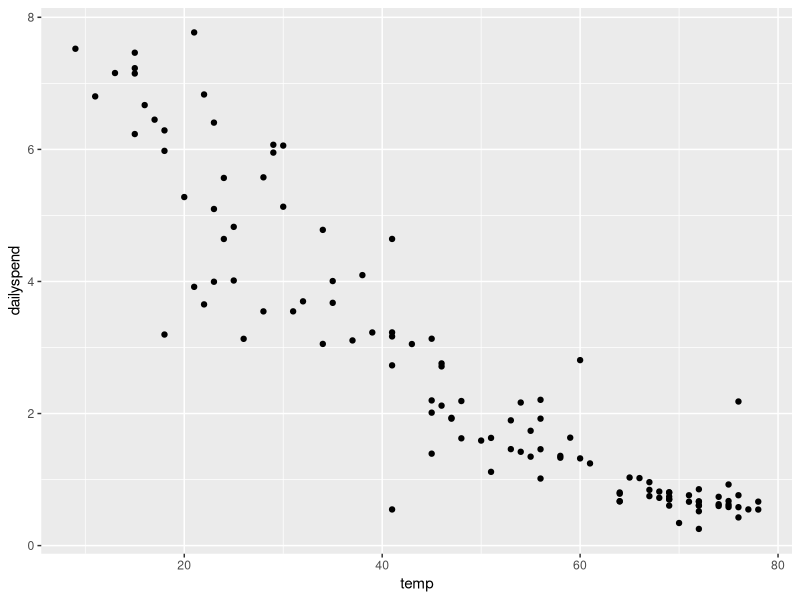
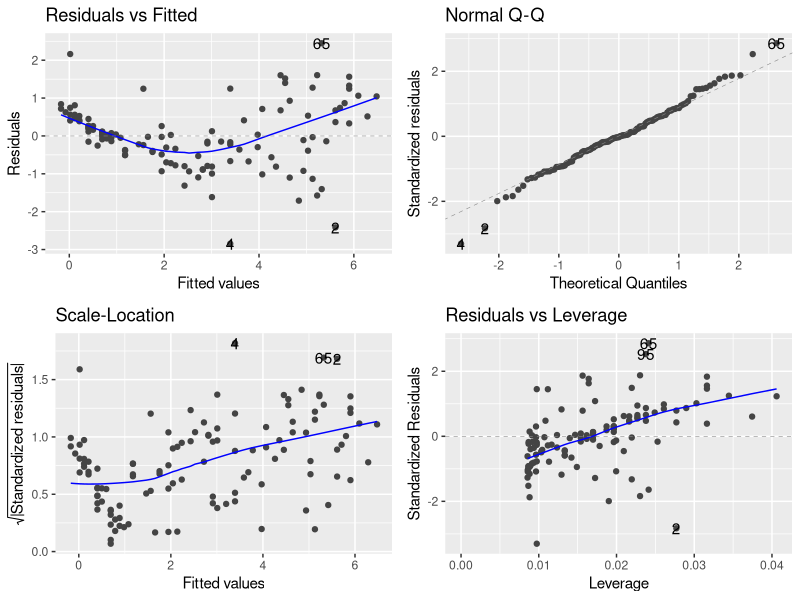
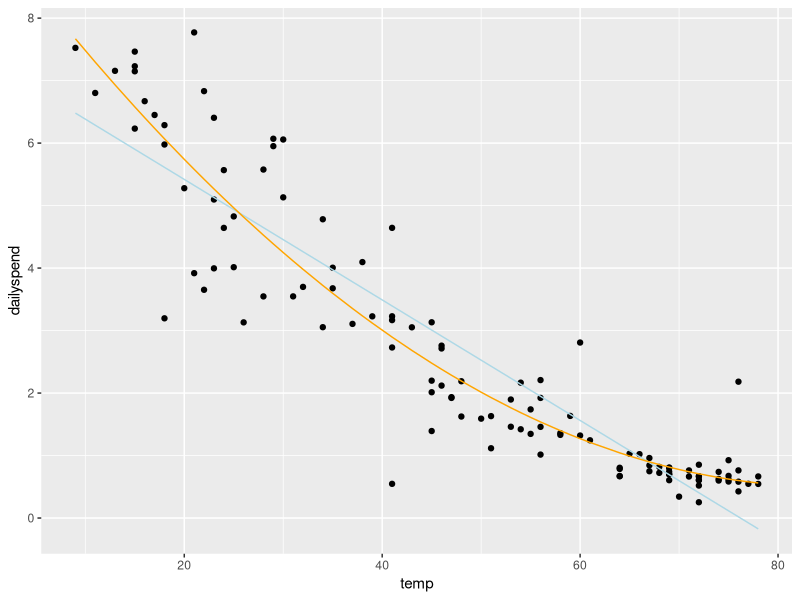
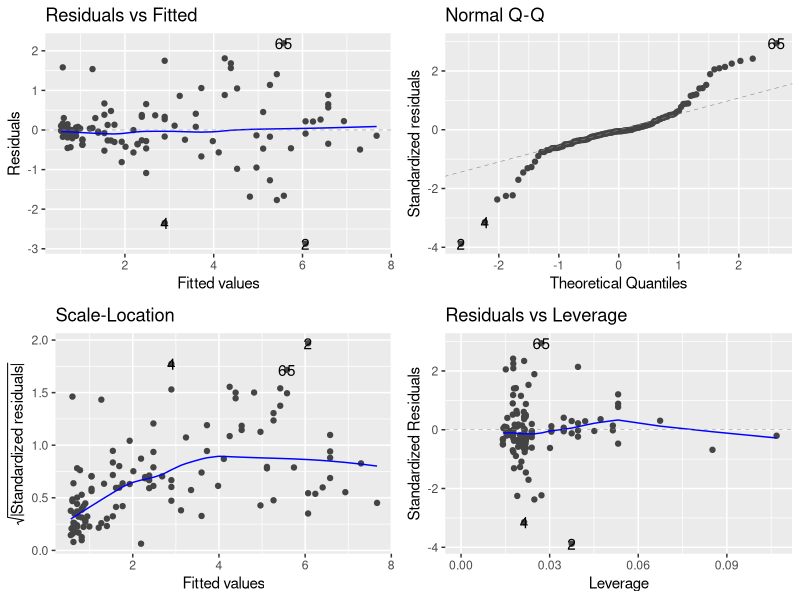
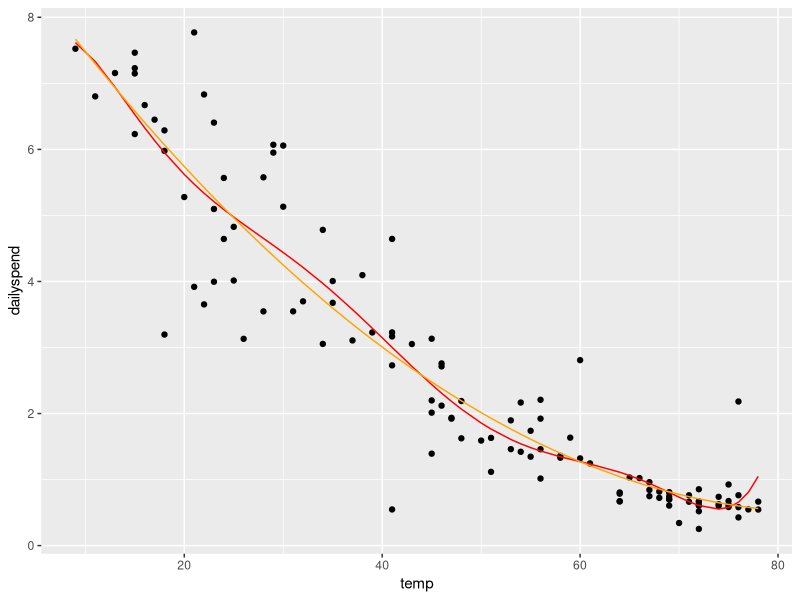
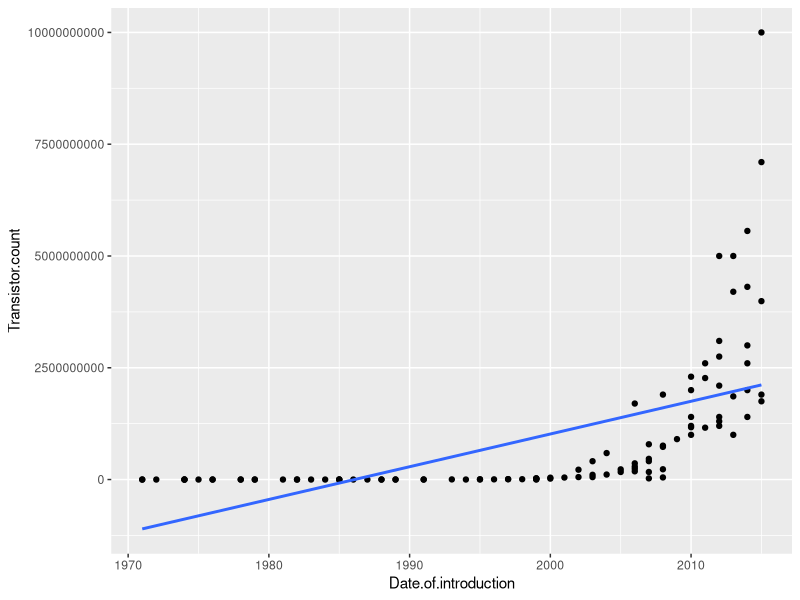
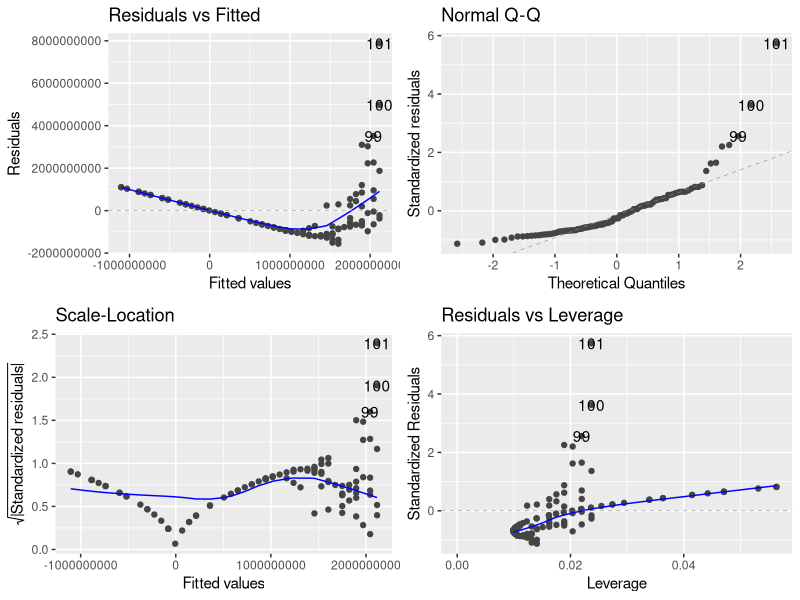
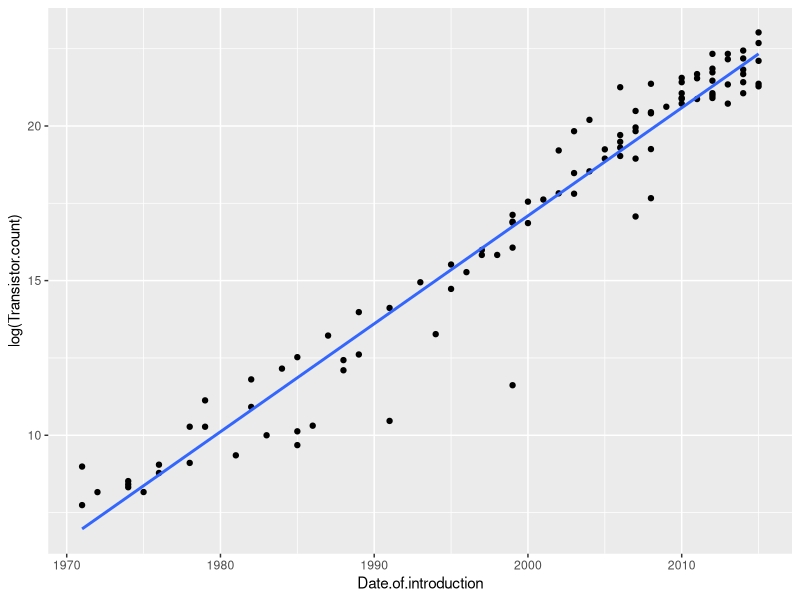

Recreate these plots in R, in order.
## ---- chunk 1
# Include setup
library(tidyverse)
library(ggfortify)
library(knitr)

knitr::opts_chunk$set(
  echo = FALSE, fig.align = "center"
)

hook_output <- knit_hooks$get("output")
knit_hooks$set(output = function(x, options) {
  lines <- options$output.lines
  if (is.null(lines)) {
    return(hook_output(x, options))  # pass to default hook
  }
  x <- unlist(strsplit(x, "\n"))
  more <- "..."
  if (length(lines) == 1) {        # first n lines
    if (length(x) > lines) {
      # truncate the output, but add ....
      x <- c(head(x, lines), more)
    }
  } else {
    x <- c(more, x[lines], more)
  }
  # paste these lines together
  x <- paste(c(x, ""), collapse = "\n")
  hook_output(x, options)
})
## ---- chunk 2
utilities = read.csv("week_05_docs/utilities.csv")
options(scipen = 999)
## ---- chunk 3
#| eval: true
#| echo: true
#| output: true
library(tidyverse)
ggplot(utilities, aes(x = temp, y = dailyspend)) +
  geom_point()
## ---- chunk 4
#| eval: true
#| echo: true
#| output: true
lm1 <- lm(dailyspend ~ temp, data=utilities) 
summary(lm1)
## ---- chunk 5
#| eval: true
#| echo: true
#| output: true
library(ggfortify)
autoplot(lm1)
## ---- chunk 6
#| eval: true
#| echo: true
#| output: true
lm2 <- lm(dailyspend ~ temp + I(temp^2), data=utilities) 
summary(lm2)
## ---- chunk 7
#| eval: true
#| echo: true
#| output: true
confint(lm2)
## ---- chunk 8
#| eval: true
#| echo: true
#| output: true
ggplot(utilities, aes(x = temp, y = dailyspend)) +
  geom_point() + 
  geom_line(aes(x = temp, y = predict(lm1)), col = "lightblue") + 
  geom_line(aes(x = temp, y = predict(lm2)), col = "orange")
## ---- chunk 9
#| eval: true
#| echo: true
#| output: true
autoplot(lm2)
## ---- chunk 10
lm1 <- lm(dailyspend ~ temp, data=utilities) 
summary(lm1)

lm2 <- lm(dailyspend ~ poly(temp,2), data=utilities) 
summary(lm2)

lm3 <- lm(dailyspend ~ poly(temp,3), data=utilities) 
summary(lm3)

lm4 <- lm(dailyspend ~ poly(temp,4), data=utilities) 
summary(lm4)

lm5 <- lm(dailyspend ~ poly(temp,5), data=utilities) 
summary(lm5)

lm6 <- lm(dailyspend ~ poly(temp,6), data=utilities) 
summary(lm6)

lm7 <- lm(dailyspend ~ poly(temp,7), data=utilities) 
summary(lm7)
## ---- chunk 11
#| eval: true
#| echo: true
#| output: true
lm7 <- lm(dailyspend ~ poly(temp,7), data=utilities) 
ggplot(utilities, aes(x = temp, y = dailyspend)) +
  geom_point() + 
  geom_line(aes(x = temp, y = predict(lm7)), col = "red") + 
  geom_line(aes(x = temp, y = predict(lm2)), col = "orange")
## ---- chunk 12
moores = read.csv("week_05_docs/moores-law.csv")
## ---- chunk 13
#| eval: true
#| echo: true
#| output: true
ggplot(moores, aes(x = Date.of.introduction, y = Transistor.count)) +
  geom_point() +
  geom_smooth(method = "lm", se = FALSE)
## ---- chunk 14
#| eval: true
#| echo: true
#| output: true
lm_moore = lm(Transistor.count ~ Date.of.introduction, data = moores)
autoplot(lm_moore)
## ---- chunk 15
#| eval: true
#| echo: true
#| output: true
ggplot(moores, aes(x = Date.of.introduction, y = log(Transistor.count))) +
  geom_point() +
  geom_smooth(method = "lm", se = FALSE)
## ---- chunk 16
#| eval: true
#| echo: true
#| output: true
options(scipen = 999)
lm_moore = lm(log(Transistor.count) ~ Date.of.introduction, data = moores)
summary(lm_moore)
## ---- chunk 17
#| eval: true
#| echo: true
#| output: true
autoplot(lm_moore)
## ---- chunk 18
#| eval: true
#| echo: true
#| output: true
ggplot(moores, aes(x = Date.of.introduction, y = Transistor.count)) +
  geom_point() +
  geom_line(aes(x = Date.of.introduction, y = exp(predict(lm_moore))), col = "orange") 
